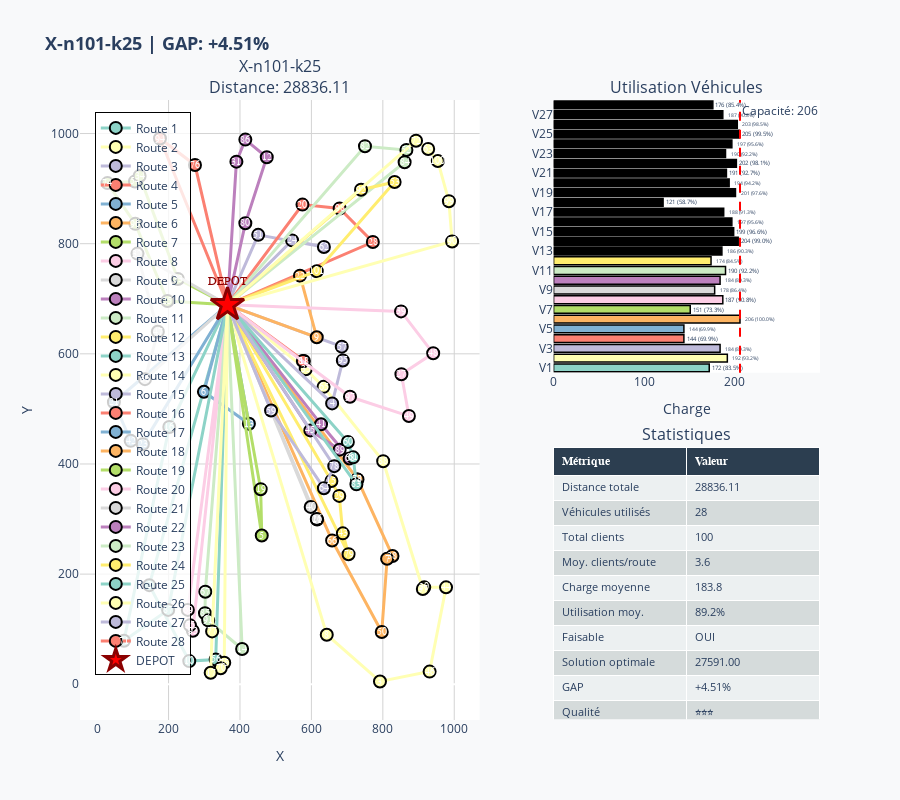

The notebook cell saved with this chart:
### Code cell
# Visualisation graphique moderne
if solution:
    plot_solution(solution, title=INSTANCE_NAME, optimal_cost=optimal_cost)

### Figure 1 — Plotly figure (JSON) as saved in the notebook; plotly's stock layout.template omitted (floating-point values rounded to 4 significant figures)
{"data": [{"hovertemplate": "<b>Route %{text}</b><br>X: %{x}<br>Y: %{y}<extra></extra>", "line": {"color": "rgb(141,211,199)", "width": 3}, "marker": {"color": "rgb(141,211,199)", "line": {"color": "black", "width": 2}, "size": 12}, "mode": "lines+markers", "name": "Route 1", "showlegend": true, "text": ["1", "1", "1", "1", "1"], "type": "scatter", "x": [365, 146, 258, 332, 365], "xaxis": "x", "y": [689, 180, 42, 45, 689], "yaxis": "y"}, {"hovertemplate": "<b>Route %{text}</b><br>X: %{x}<br>Y: %{y}<extra></extra>", "line": {"color": "rgb(255,255,179)", "width": 3}, "marker": {"color": "rgb(255,255,179)", "line": {"color": "black", "width": 2}, "size": 12}, "mode": "lines+markers", "name": "Route 2", "showlegend": true, "text": ["2", "2", "2", "2", "2", "2", "2", "2", "2", "2", "2"], "type": "scatter", "x": [365, 643, 792, 931, 977, 916, 912, 801, 634, 584, 365], "xaxis": "x", "y": [689, 90, 5, 23, 176, 176, 173, 405, 540, 572, 689], "yaxis": "y"}, {"hovertemplate": "<b>Route %{text}</b><br>X: %{x}<br>Y: %{y}<extra></extra>", "line": {"color": "rgb(190,186,218)", "width": 3}, "marker": {"color": "rgb(190,186,218)", "line": {"color": "black", "width": 2}, "size": 12}, "mode": "lines+markers", "name": "Route 3", "showlegend": true, "text": ["3", "3", "3", "3", "3"], "type": "scatter", "x": [365, 685, 688, 658, 365], "xaxis": "x", "y": [689, 613, 588, 510, 689], "yaxis": "y"}, {"hovertemplate": "<b>Route %{text}</b><br>X: %{x}<br>Y: %{y}<extra></extra>", "line": {"color": "rgb(251,128,114)", "width": 3}, "marker": {"color": "rgb(251,128,114)", "line": {"color": "black", "width": 2}, "size": 12}, "mode": "lines+markers", "name": "Route 4", "showlegend": true, "text": ["4", "4", "4", "4"], "type": "scatter", "x": [365, 579, 576, 365], "xaxis": "x", "y": [689, 587, 587, 689], "yaxis": "y"}, {"hovertemplate": "<b>Route %{text}</b><br>X: %{x}<br>Y: %{y}<extra></extra>", "line": {"color": "rgb(128,177,211)", "width": 3}, "marker": {"color": "rgb(128,177,211)", "line": {"color": "black", "width": 2}, "size": 12}, "mode": "lines+markers", "name": "Route 5", "showlegend": true, "text": ["5", "5", "5", "5"], "type": "scatter", "x": [365, 425, 299, 365], "xaxis": "x", "y": [689, 473, 531, 689], "yaxis": "y"}, {"hovertemplate": "<b>Route %{text}</b><br>X: %{x}<br>Y: %{y}<extra></extra>", "line": {"color": "rgb(253,180,98)", "width": 3}, "marker": {"color": "rgb(253,180,98)", "line": {"color": "black", "width": 2}, "size": 12}, "mode": "lines+markers", "name": "Route 6", "showlegend": true, "text": ["6", "6", "6", "6", "6", "6", "6", "6"], "type": "scatter", "x": [365, 728, 729, 827, 812, 797, 658, 365], "xaxis": "x", "y": [689, 372, 372, 233, 228, 95, 261, 689], "yaxis": "y"}, {"hovertemplate": "<b>Route %{text}</b><br>X: %{x}<br>Y: %{y}<extra></extra>", "line": {"color": "rgb(179,222,105)", "width": 3}, "marker": {"color": "rgb(179,222,105)", "line": {"color": "black", "width": 2}, "size": 12}, "mode": "lines+markers", "name": "Route 7", "showlegend": true, "text": ["7", "7", "7", "7"], "type": "scatter", "x": [365, 461, 458, 365], "xaxis": "x", "y": [689, 270, 354, 689], "yaxis": "y"}, {"hovertemplate": "<b>Route %{text}</b><br>X: %{x}<br>Y: %{y}<extra></extra>", "line": {"color": "rgb(252,205,229)", "width": 3}, "marker": {"color": "rgb(252,205,229)", "line": {"color": "black", "width": 2}, "size": 12}, "mode": "lines+markers", "name": "Route 8", "showlegend": true, "text": ["8", "8", "8", "8", "8"], "type": "scatter", "x": [365, 268, 260, 254, 365], "xaxis": "x", "y": [689, 97, 107, 135, 689], "yaxis": "y"}, {"hovertemplate": "<b>Route %{text}</b><br>X: %{x}<br>Y: %{y}<extra></extra>", "line": {"color": "rgb(217,217,217)", "width": 3}, "marker": {"color": "rgb(217,217,217)", "line": {"color": "black", "width": 2}, "size": 12}, "mode": "lines+markers", "name": "Route 9", "showlegend": true, "text": ["9", "9", "9", "9", "9"], "type": "scatter", "x": [365, 616, 615, 598, 365], "xaxis": "x", "y": [689, 299, 300, 322, 689], "yaxis": "y"}, {"hovertemplate": "<b>Route %{text}</b><br>X: %{x}<br>Y: %{y}<extra></extra>", "line": {"color": "rgb(188,128,189)", "width": 3}, "marker": {"color": "rgb(188,128,189)", "line": {"color": "black", "width": 2}, "size": 12}, "mode": "lines+markers", "name": "Route 10", "showlegend": true, "text": ["10", "10", "10", "10", "10", "10"], "type": "scatter", "x": [365, 415, 475, 415, 390, 365], "xaxis": "x", "y": [689, 837, 957, 989, 949, 689], "yaxis": "y"}, {"hovertemplate": "<b>Route %{text}</b><br>X: %{x}<br>Y: %{y}<extra></extra>", "line": {"color": "rgb(204,235,197)", "width": 3}, "marker": {"color": "rgb(204,235,197)", "line": {"color": "black", "width": 2}, "size": 12}, "mode": "lines+markers", "name": "Route 11", "showlegend": true, "text": ["11", "11", "11", "11", "11", "11"], "type": "scatter", "x": [365, 303, 302, 311, 406, 365], "xaxis": "x", "y": [689, 168, 129, 116, 64, 689], "yaxis": "y"}, {"hovertemplate": "<b>Route %{text}</b><br>X: %{x}<br>Y: %{y}<extra></extra>", "line": {"color": "rgb(255,237,111)", "width": 3}, "marker": {"color": "rgb(255,237,111)", "line": {"color": "black", "width": 2}, "size": 12}, "mode": "lines+markers", "name": "Route 12", "showlegend": true, "text": ["12", "12", "12", "12", "12", "12"], "type": "scatter", "x": [365, 656, 678, 688, 704, 365], "xaxis": "x", "y": [689, 369, 342, 274, 236, 689], "yaxis": "y"}, {"hovertemplate": "<b>Route %{text}</b><br>X: %{x}<br>Y: %{y}<extra></extra>", "line": {"color": "rgb(141,211,199)", "width": 3}, "marker": {"color": "rgb(141,211,199)", "line": {"color": "black", "width": 2}, "size": 12}, "mode": "lines+markers", "name": "Route 13", "showlegend": true, "text": ["13", "13", "13", "13", "13"], "type": "scatter", "x": [365, 202, 75, 199, 365], "xaxis": "x", "y": [689, 467, 79, 135, 689], "yaxis": "y"}, {"hovertemplate": "<b>Route %{text}</b><br>X: %{x}<br>Y: %{y}<extra></extra>", "line": {"color": "rgb(255,255,179)", "width": 3}, "marker": {"color": "rgb(255,255,179)", "line": {"color": "black", "width": 2}, "size": 12}, "mode": "lines+markers", "name": "Route 14", "showlegend": true, "text": ["14", "14", "14", "14", "14", "14"], "type": "scatter", "x": [365, 356, 346, 318, 322, 365], "xaxis": "x", "y": [689, 39, 29, 21, 96, 689], "yaxis": "y"}, {"hovertemplate": "<b>Route %{text}</b><br>X: %{x}<br>Y: %{y}<extra></extra>", "line": {"color": "rgb(190,186,218)", "width": 3}, "marker": {"color": "rgb(190,186,218)", "line": {"color": "black", "width": 2}, "size": 12}, "mode": "lines+markers", "name": "Route 15", "showlegend": true, "text": ["15", "15", "15", "15", "15"], "type": "scatter", "x": [365, 546, 635, 451, 365], "xaxis": "x", "y": [689, 806, 794, 816, 689], "yaxis": "y"}, {"hovertemplate": "<b>Route %{text}</b><br>X: %{x}<br>Y: %{y}<extra></extra>", "line": {"color": "rgb(251,128,114)", "width": 3}, "marker": {"color": "rgb(251,128,114)", "line": {"color": "black", "width": 2}, "size": 12}, "mode": "lines+markers", "name": "Route 16", "showlegend": true, "text": ["16", "16", "16", "16", "16"], "type": "scatter", "x": [365, 772, 679, 575, 365], "xaxis": "x", "y": [689, 803, 864, 871, 689], "yaxis": "y"}, {"hovertemplate": "<b>Route %{text}</b><br>X: %{x}<br>Y: %{y}<extra></extra>", "line": {"color": "rgb(128,177,211)", "width": 3}, "marker": {"color": "rgb(128,177,211)", "line": {"color": "black", "width": 2}, "size": 12}, "mode": "lines+markers", "name": "Route 17", "showlegend": true, "text": ["17", "17", "17", "17", "17"], "type": "scatter", "x": [365, 128, 94, 47, 365], "xaxis": "x", "y": [689, 436, 442, 512, 689], "yaxis": "y"}, {"hovertemplate": "<b>Route %{text}</b><br>X: %{x}<br>Y: %{y}<extra></extra>", "line": {"color": "rgb(253,180,98)", "width": 3}, "marker": {"color": "rgb(253,180,98)", "line": {"color": "black", "width": 2}, "size": 12}, "mode": "lines+markers", "name": "Route 18", "showlegend": true, "text": ["18", "18", "18", "18"], "type": "scatter", "x": [365, 615, 568, 365], "xaxis": "x", "y": [689, 630, 742, 689], "yaxis": "y"}, {"hovertemplate": "<b>Route %{text}</b><br>X: %{x}<br>Y: %{y}<extra></extra>", "line": {"color": "rgb(179,222,105)", "width": 3}, "marker": {"color": "rgb(179,222,105)", "line": {"color": "black", "width": 2}, "size": 12}, "mode": "lines+markers", "name": "Route 19", "showlegend": true, "text": ["19", "19", "19", "19", "19", "19", "19", "19"], "type": "scatter", "x": [365, 197, 107, 29, 106, 119, 226, 365], "xaxis": "x", "y": [689, 696, 836, 910, 913, 923, 736, 689], "yaxis": "y"}, {"hovertemplate": "<b>Route %{text}</b><br>X: %{x}<br>Y: %{y}<extra></extra>", "line": {"color": "rgb(252,205,229)", "width": 3}, "marker": {"color": "rgb(252,205,229)", "line": {"color": "black", "width": 2}, "size": 12}, "mode": "lines+markers", "name": "Route 20", "showlegend": true, "text": ["20", "20", "20", "20", "20", "20", "20"], "type": "scatter", "x": [365, 851, 941, 852, 873, 708, 365], "xaxis": "x", "y": [689, 677, 601, 563, 487, 522, 689], "yaxis": "y"}, {"hovertemplate": "<b>Route %{text}</b><br>X: %{x}<br>Y: %{y}<extra></extra>", "line": {"color": "rgb(217,217,217)", "width": 3}, "marker": {"color": "rgb(217,217,217)", "line": {"color": "black", "width": 2}, "size": 12}, "mode": "lines+markers", "name": "Route 21", "showlegend": true, "text": ["21", "21", "21", "21", "21"], "type": "scatter", "x": [365, 134, 170, 113, 365], "xaxis": "x", "y": [689, 554, 640, 782, 689], "yaxis": "y"}, {"hovertemplate": "<b>Route %{text}</b><br>X: %{x}<br>Y: %{y}<extra></extra>", "line": {"color": "rgb(188,128,189)", "width": 3}, "marker": {"color": "rgb(188,128,189)", "line": {"color": "black", "width": 2}, "size": 12}, "mode": "lines+markers", "name": "Route 22", "showlegend": true, "text": ["22", "22", "22", "22", "22", "22"], "type": "scatter", "x": [365, 597, 679, 707, 627, 365], "xaxis": "x", "y": [689, 461, 426, 410, 472, 689], "yaxis": "y"}, {"hovertemplate": "<b>Route %{text}</b><br>X: %{x}<br>Y: %{y}<extra></extra>", "line": {"color": "rgb(204,235,197)", "width": 3}, "marker": {"color": "rgb(204,235,197)", "line": {"color": "black", "width": 2}, "size": 12}, "mode": "lines+markers", "name": "Route 23", "showlegend": true, "text": ["23", "23", "23", "23", "23"], "type": "scatter", "x": [365, 750, 866, 861, 365], "xaxis": "x", "y": [689, 977, 970, 948, 689], "yaxis": "y"}, {"hovertemplate": "<b>Route %{text}</b><br>X: %{x}<br>Y: %{y}<extra></extra>", "line": {"color": "rgb(255,237,111)", "width": 3}, "marker": {"color": "rgb(255,237,111)", "line": {"color": "black", "width": 2}, "size": 12}, "mode": "lines+markers", "name": "Route 24", "showlegend": true, "text": ["24", "24", "24", "24", "24"], "type": "scatter", "x": [365, 615, 833, 739, 365], "xaxis": "x", "y": [689, 750, 912, 898, 689], "yaxis": "y"}, {"hovertemplate": "<b>Route %{text}</b><br>X: %{x}<br>Y: %{y}<extra></extra>", "line": {"color": "rgb(141,211,199)", "width": 3}, "marker": {"color": "rgb(141,211,199)", "line": {"color": "black", "width": 2}, "size": 12}, "mode": "lines+markers", "name": "Route 25", "showlegend": true, "text": ["25", "25", "25", "25", "25"], "type": "scatter", "x": [365, 702, 717, 726, 365], "xaxis": "x", "y": [689, 440, 412, 363, 689], "yaxis": "y"}, {"hovertemplate": "<b>Route %{text}</b><br>X: %{x}<br>Y: %{y}<extra></extra>", "line": {"color": "rgb(255,255,179)", "width": 3}, "marker": {"color": "rgb(255,255,179)", "line": {"color": "black", "width": 2}, "size": 12}, "mode": "lines+markers", "name": "Route 26", "showlegend": true, "text": ["26", "26", "26", "26", "26", "26", "26"], "type": "scatter", "x": [365, 893, 927, 954, 985, 994, 365], "xaxis": "x", "y": [689, 987, 972, 950, 877, 804, 689], "yaxis": "y"}, {"hovertemplate": "<b>Route %{text}</b><br>X: %{x}<br>Y: %{y}<extra></extra>", "line": {"color": "rgb(190,186,218)", "width": 3}, "marker": {"color": "rgb(190,186,218)", "line": {"color": "black", "width": 2}, "size": 12}, "mode": "lines+markers", "name": "Route 27", "showlegend": true, "text": ["27", "27", "27", "27", "27"], "type": "scatter", "x": [365, 664, 635, 487, 365], "xaxis": "x", "y": [689, 396, 356, 497, 689], "yaxis": "y"}, {"hovertemplate": "<b>Route %{text}</b><br>X: %{x}<br>Y: %{y}<extra></extra>", "line": {"color": "rgb(251,128,114)", "width": 3}, "marker": {"color": "rgb(251,128,114)", "line": {"color": "black", "width": 2}, "size": 12}, "mode": "lines+markers", "name": "Route 28", "showlegend": true, "text": ["28", "28", "28", "28"], "type": "scatter", "x": [365, 274, 176, 365], "xaxis": "x", "y": [689, 943, 991, 689], "yaxis": "y"}, {"hovertemplate": "<b>DEPOT</b><br>X: %{x}<br>Y: %{y}<extra></extra>", "marker": {"color": "red", "line": {"color": "darkred", "width": 3}, "size": 25, "symbol": "star"}, "mode": "markers+text", "name": "DEPOT", "showlegend": true, "text": ["DEPOT"], "textfont": {"color": "darkred", "family": "Arial Black", "size": 12}, "textposition": "top center", "type": "scatter", "x": [365], "xaxis": "x", "y": [689], "yaxis": "y"}, {"hovertemplate": "<b>%{y}</b><br>Charge: %{x}<extra></extra>", "marker": {"color": ["rgb(141,211,199)", "rgb(255,255,179)", "rgb(190,186,218)", "rgb(251,128,114)", "rgb(128,177,211)", "rgb(253,180,98)", "rgb(179,222,105)", "rgb(252,205,229)", "rgb(217,217,217)", "rgb(188,128,189)", "rgb(204,235,197)", "rgb(255,237,111)"], "line": {"color": "black", "width": 1.5}}, "orientation": "h", "showlegend": false, "text": ["172 (83.5%)", "192 (93.2%)", "184 (89.3%)", "144 (69.9%)", "144 (69.9%)", "206 (100.0%)", "151 (73.3%)", "187 (90.8%)", "178 (86.4%)", "184 (89.3%)", "190 (92.2%)", "174 (84.5%)", "186 (90.3%)", "204 (99.0%)", "199 (96.6%)", "197 (95.6%)", "188 (91.3%)", "121 (58.7%)", "201 (97.6%)", "194 (94.2%)", "191 (92.7%)", "202 (98.1%)", "190 (92.2%)", "197 (95.6%)", "205 (99.5%)", "203 (98.5%)", "187 (90.8%)", "176 (85.4%)"], "textposition": "outside", "type": "bar", "x": [172, 192, 184, 144, 144, 206, 151, 187, 178, 184, 190, 174, 186, 204, 199, 197, 188, 121, 201, 194, 191, 202, 190, 197, 205, 203, 187, 176], "xaxis": "x2", "y": ["V1", "V2", "V3", "V4", "V5", "V6", "V7", "V8", "V9", "V10", "V11", "V12", "V13", "V14", "V15", "V16", "V17", "V18", "V19", "V20", "V21", "V22", "V23", "V24", "V25", "V26", "V27", "V28"], "yaxis": "y2"}, {"cells": {"align": "left", "fill": {"color": [["#ecf0f1", "#d5dbdb", "#ecf0f1", "#d5dbdb", "#ecf0f1", "#d5dbdb", "#ecf0f1", "#d5dbdb", "#ecf0f1", "#d5dbdb", "#ecf0f1", "#d5dbdb"]]}, "font": {"size": 11}, "height": 25, "values": [["Distance totale", "Véhicules utilisés", "Total clients", "Moy. clients/route", "Charge moyenne", "Utilisation moy.", "Faisable", "Solution optimale", "GAP", "Qualité"], ["28836.11", "28", "100", "3.6", "183.8", "89.2%", "OUI", "27591.00", "+4.51%", "⭐⭐⭐"]]}, "domain": {"x": [0.64, 1], "y": [0, 0.44]}, "header": {"align": "left", "fill": {"color": "#2c3e50"}, "font": {"color": "white", "family": "Arial Black", "size": 12}, "values": ["<b>Métrique</b>", "<b>Valeur</b>"]}, "type": "table"}], "layout": {"annotations": [{"font": {"size": 16}, "showarrow": false, "text": "X-n101-k25<br>Distance: 28836.11", "x": 0.27, "xanchor": "center", "xref": "paper", "y": 1, "yanchor": "bottom", "yref": "paper"}, {"font": {"size": 16}, "showarrow": false, "text": "Utilisation Véhicules", "x": 0.82, "xanchor": "center", "xref": "paper", "y": 1, "yanchor": "bottom", "yref": "paper"}, {"font": {"size": 16}, "showarrow": false, "text": "Statistiques", "x": 0.82, "xanchor": "center", "xref": "paper", "y": 0.44, "yanchor": "bottom", "yref": "paper"}, {"font": {"color": "white", "family": "Arial Black", "size": 10}, "showarrow": false, "text": "2", "x": 146, "xref": "x", "y": 180, "yref": "y"}, {"font": {"color": "white", "family": "Arial Black", "size": 10}, "showarrow": false, "text": "10", "x": 258, "xref": "x", "y": 42, "yref": "y"}, {"font": {"color": "white", "family": "Arial Black", "size": 10}, "showarrow": false, "text": "56", "x": 332, "xref": "x", "y": 45, "yref": "y"}, {"font": {"color": "white", "family": "Arial Black", "size": 10}, "showarrow": false, "text": "8", "x": 643, "xref": "x", "y": 90, "yref": "y"}, {"font": {"color": "white", "family": "Arial Black", "size": 10}, "showarrow": false, "text": "3", "x": 792, "xref": "x", "y": 5, "yref": "y"}, {"font": {"color": "white", "family": "Arial Black", "size": 10}, "showarrow": false, "text": "46", "x": 931, "xref": "x", "y": 23, "yref": "y"}, {"font": {"color": "white", "family": "Arial Black", "size": 10}, "showarrow": false, "text": "44", "x": 977, "xref": "x", "y": 176, "yref": "y"}, {"font": {"color": "white", "family": "Arial Black", "size": 10}, "showarrow": false, "text": "30", "x": 916, "xref": "x", "y": 176, "yref": "y"}, {"font": {"color": "white", "family": "Arial Black", "size": 10}, "showarrow": false, "text": "37", "x": 912, "xref": "x", "y": 173, "yref": "y"}, {"font": {"color": "white", "family": "Arial Black", "size": 10}, "showarrow": false, "text": "88", "x": 801, "xref": "x", "y": 405, "yref": "y"}, {"font": {"color": "white", "family": "Arial Black", "size": 10}, "showarrow": false, "text": "65", "x": 634, "xref": "x", "y": 540, "yref": "y"}, {"font": {"color": "white", "family": "Arial Black", "size": 10}, "showarrow": false, "text": "35", "x": 584, "xref": "x", "y": 572, "yref": "y"}, {"font": {"color": "white", "family": "Arial Black", "size": 10}, "showarrow": false, "text": "57", "x": 685, "xref": "x", "y": 613, "yref": "y"}, {"font": {"color": "white", "family": "Arial Black", "size": 10}, "showarrow": false, "text": "95", "x": 688, "xref": "x", "y": 588, "yref": "y"}, {"font": {"color": "white", "family": "Arial Black", "size": 10}, "showarrow": false, "text": "4", "x": 658, "xref": "x", "y": 510, "yref": "y"}, {"font": {"color": "white", "family": "Arial Black", "size": 10}, "showarrow": false, "text": "18", "x": 579, "xref": "x", "y": 587, "yref": "y"}, {"font": {"color": "white", "family": "Arial Black", "size": 10}, "showarrow": false, "text": "81", "x": 576, "xref": "x", "y": 587, "yref": "y"}, {"font": {"color": "white", "family": "Arial Black", "size": 10}, "showarrow": false, "text": "13", "x": 425, "xref": "x", "y": 473, "yref": "y"}, {"font": {"color": "white", "family": "Arial Black", "size": 10}, "showarrow": false, "text": "6", "x": 299, "xref": "x", "y": 531, "yref": "y"}, {"font": {"color": "white", "family": "Arial Black", "size": 10}, "showarrow": false, "text": "58", "x": 728, "xref": "x", "y": 372, "yref": "y"}, {"font": {"color": "white", "family": "Arial Black", "size": 10}, "showarrow": false, "text": "73", "x": 729, "xref": "x", "y": 372, "yref": "y"}, {"font": {"color": "white", "family": "Arial Black", "size": 10}, "showarrow": false, "text": "38", "x": 827, "xref": "x", "y": 233, "yref": "y"}, {"font": {"color": "white", "family": "Arial Black", "size": 10}, "showarrow": false, "text": "7", "x": 812, "xref": "x", "y": 228, "yref": "y"}, {"font": {"color": "white", "family": "Arial Black", "size": 10}, "showarrow": false, "text": "50", "x": 797, "xref": "x", "y": 95, "yref": "y"}, {"font": {"color": "white", "family": "Arial Black", "size": 10}, "showarrow": false, "text": "66", "x": 658, "xref": "x", "y": 261, "yref": "y"}, {"font": {"color": "white", "family": "Arial Black", "size": 10}, "showarrow": false, "text": "5", "x": 461, "xref": "x", "y": 270, "yref": "y"}, {"font": {"color": "white", "family": "Arial Black", "size": 10}, "showarrow": false, "text": "19", "x": 458, "xref": "x", "y": 354, "yref": "y"}, {"font": {"color": "white", "family": "Arial Black", "size": 10}, "showarrow": false, "text": "93", "x": 268, "xref": "x", "y": 97, "yref": "y"}, {"font": {"color": "white", "family": "Arial Black", "size": 10}, "showarrow": false, "text": "55", "x": 260, "xref": "x", "y": 107, "yref": "y"}, {"font": {"color": "white", "family": "Arial Black", "size": 10}, "showarrow": false, "text": "69", "x": 254, "xref": "x", "y": 135, "yref": "y"}, {"font": {"color": "white", "family": "Arial Black", "size": 10}, "showarrow": false, "text": "11", "x": 616, "xref": "x", "y": 299, "yref": "y"}, {"font": {"color": "white", "family": "Arial Black", "size": 10}, "showarrow": false, "text": "26", "x": 615, "xref": "x", "y": 300, "yref": "y"}, {"font": {"color": "white", "family": "Arial Black", "size": 10}, "showarrow": false, "text": "40", "x": 598, "xref": "x", "y": 322, "yref": "y"}, {"font": {"color": "white", "family": "Arial Black", "size": 10}, "showarrow": false, "text": "80", "x": 415, "xref": "x", "y": 837, "yref": "y"}, {"font": {"color": "white", "family": "Arial Black", "size": 10}, "showarrow": false, "text": "12", "x": 475, "xref": "x", "y": 957, "yref": "y"}, {"font": {"color": "white", "family": "Arial Black", "size": 10}, "showarrow": false, "text": "86", "x": 415, "xref": "x", "y": 989, "yref": "y"}, {"font": {"color": "white", "family": "Arial Black", "size": 10}, "showarrow": false, "text": "31", "x": 390, "xref": "x", "y": 949, "yref": "y"}, {"font": {"color": "white", "family": "Arial Black", "size": 10}, "showarrow": false, "text": "67", "x": 303, "xref": "x", "y": 168, "yref": "y"}, {"font": {"color": "white", "family": "Arial Black", "size": 10}, "showarrow": false, "text": "85", "x": 302, "xref": "x", "y": 129, "yref": "y"}, {"font": {"color": "white", "family": "Arial Black", "size": 10}, "showarrow": false, "text": "91", "x": 311, "xref": "x", "y": 116, "yref": "y"}, {"font": {"color": "white", "family": "Arial Black", "size": 10}, "showarrow": false, "text": "14", "x": 406, "xref": "x", "y": 64, "yref": "y"}, {"font": {"color": "white", "family": "Arial Black", "size": 10}, "showarrow": false, "text": "15", "x": 656, "xref": "x", "y": 369, "yref": "y"}, {"font": {"color": "white", "family": "Arial Black", "size": 10}, "showarrow": false, "text": "29", "x": 678, "xref": "x", "y": 342, "yref": "y"}, {"font": {"color": "white", "family": "Arial Black", "size": 10}, "showarrow": false, "text": "43", "x": 688, "xref": "x", "y": 274, "yref": "y"}, {"font": {"color": "white", "family": "Arial Black", "size": 10}, "showarrow": false, "text": "79", "x": 704, "xref": "x", "y": 236, "yref": "y"}, {"font": {"color": "white", "family": "Arial Black", "size": 10}, "showarrow": false, "text": "16", "x": 202, "xref": "x", "y": 467, "yref": "y"}, {"font": {"color": "white", "family": "Arial Black", "size": 10}, "showarrow": false, "text": "71", "x": 75, "xref": "x", "y": 79, "yref": "y"}, {"font": {"color": "white", "family": "Arial Black", "size": 10}, "showarrow": false, "text": "87", "x": 199, "xref": "x", "y": 135, "yref": "y"}, {"font": {"color": "white", "family": "Arial Black", "size": 10}, "showarrow": false, "text": "75", "x": 356, "xref": "x", "y": 39, "yref": "y"}, {"font": {"color": "white", "family": "Arial Black", "size": 10}, "showarrow": false, "text": "70", "x": 346, "xref": "x", "y": 29, "yref": "y"}, {"font": {"color": "white", "family": "Arial Black", "size": 10}, "showarrow": false, "text": "17", "x": 318, "xref": "x", "y": 21, "yref": "y"}, {"font": {"color": "white", "family": "Arial Black", "size": 10}, "showarrow": false, "text": "77", "x": 322, "xref": "x", "y": 96, "yref": "y"}, {"font": {"color": "white", "family": "Arial Black", "size": 10}, "showarrow": false, "text": "24", "x": 546, "xref": "x", "y": 806, "yref": "y"}, {"font": {"color": "white", "family": "Arial Black", "size": 10}, "showarrow": false, "text": "62", "x": 635, "xref": "x", "y": 794, "yref": "y"}, {"font": {"color": "white", "family": "Arial Black", "size": 10}, "showarrow": false, "text": "51", "x": 451, "xref": "x", "y": 816, "yref": "y"}, {"font": {"color": "white", "family": "Arial Black", "size": 10}, "showarrow": false, "text": "28", "x": 772, "xref": "x", "y": 803, "yref": "y"}, {"font": {"color": "white", "family": "Arial Black", "size": 10}, "showarrow": false, "text": "98", "x": 679, "xref": "x", "y": 864, "yref": "y"}, {"font": {"color": "white", "family": "Arial Black", "size": 10}, "showarrow": false, "text": "20", "x": 575, "xref": "x", "y": 871, "yref": "y"}, {"font": {"color": "white", "family": "Arial Black", "size": 10}, "showarrow": false, "text": "23", "x": 128, "xref": "x", "y": 436, "yref": "y"}, {"font": {"color": "white", "family": "Arial Black", "size": 10}, "showarrow": false, "text": "42", "x": 94, "xref": "x", "y": 442, "yref": "y"}, {"font": {"color": "white", "family": "Arial Black", "size": 10}, "showarrow": false, "text": "21", "x": 47, "xref": "x", "y": 512, "yref": "y"}, {"font": {"color": "white", "family": "Arial Black", "size": 10}, "showarrow": false, "text": "9", "x": 615, "xref": "x", "y": 630, "yref": "y"}, {"font": {"color": "white", "family": "Arial Black", "size": 10}, "showarrow": false, "text": "22", "x": 568, "xref": "x", "y": 742, "yref": "y"}, {"font": {"color": "white", "family": "Arial Black", "size": 10}, "showarrow": false, "text": "25", "x": 197, "xref": "x", "y": 696, "yref": "y"}, {"font": {"color": "white", "family": "Arial Black", "size": 10}, "showarrow": false, "text": "96", "x": 107, "xref": "x", "y": 836, "yref": "y"}, {"font": {"color": "white", "family": "Arial Black", "size": 10}, "showarrow": false, "text": "74", "x": 29, "xref": "x", "y": 910, "yref": "y"}, {"font": {"color": "white", "family": "Arial Black", "size": 10}, "showarrow": false, "text": "54", "x": 106, "xref": "x", "y": 913, "yref": "y"}, {"font": {"color": "white", "family": "Arial Black", "size": 10}, "showarrow": false, "text": "34", "x": 119, "xref": "x", "y": 923, "yref": "y"}, {"font": {"color": "white", "family": "Arial Black", "size": 10}, "showarrow": false, "text": "33", "x": 226, "xref": "x", "y": 736, "yref": "y"}, {"font": {"color": "white", "family": "Arial Black", "size": 10}, "showarrow": false, "text": "39", "x": 851, "xref": "x", "y": 677, "yref": "y"}, {"font": {"color": "white", "family": "Arial Black", "size": 10}, "showarrow": false, "text": "48", "x": 941, "xref": "x", "y": 601, "yref": "y"}, {"font": {"color": "white", "family": "Arial Black", "size": 10}, "showarrow": false, "text": "27", "x": 852, "xref": "x", "y": 563, "yref": "y"}, {"font": {"color": "white", "family": "Arial Black", "size": 10}, "showarrow": false, "text": "49", "x": 873, "xref": "x", "y": 487, "yref": "y"}, {"font": {"color": "white", "family": "Arial Black", "size": 10}, "showarrow": false, "text": "97", "x": 708, "xref": "x", "y": 522, "yref": "y"}, {"font": {"color": "white", "family": "Arial Black", "size": 10}, "showarrow": false, "text": "36", "x": 134, "xref": "x", "y": 554, "yref": "y"}, {"font": {"color": "white", "family": "Arial Black", "size": 10}, "showarrow": false, "text": "47", "x": 170, "xref": "x", "y": 640, "yref": "y"}, {"font": {"color": "white", "family": "Arial Black", "size": 10}, "showarrow": false, "text": "32", "x": 113, "xref": "x", "y": 782, "yref": "y"}, {"font": {"color": "white", "family": "Arial Black", "size": 10}, "showarrow": false, "text": "45", "x": 597, "xref": "x", "y": 461, "yref": "y"}, {"font": {"color": "white", "family": "Arial Black", "size": 10}, "showarrow": false, "text": "89", "x": 679, "xref": "x", "y": 426, "yref": "y"}, {"font": {"color": "white", "family": "Arial Black", "size": 10}, "showarrow": false, "text": "68", "x": 707, "xref": "x", "y": 410, "yref": "y"}, {"font": {"color": "white", "family": "Arial Black", "size": 10}, "showarrow": false, "text": "41", "x": 627, "xref": "x", "y": 472, "yref": "y"}, {"font": {"color": "white", "family": "Arial Black", "size": 10}, "showarrow": false, "text": "82", "x": 750, "xref": "x", "y": 977, "yref": "y"}, {"font": {"color": "white", "family": "Arial Black", "size": 10}, "showarrow": false, "text": "52", "x": 866, "xref": "x", "y": 970, "yref": "y"}, {"font": {"color": "white", "family": "Arial Black", "size": 10}, "showarrow": false, "text": "84", "x": 861, "xref": "x", "y": 948, "yref": "y"}, {"font": {"color": "white", "family": "Arial Black", "size": 10}, "showarrow": false, "text": "101", "x": 615, "xref": "x", "y": 750, "yref": "y"}, {"font": {"color": "white", "family": "Arial Black", "size": 10}, "showarrow": false, "text": "53", "x": 833, "xref": "x", "y": 912, "yref": "y"}, {"font": {"color": "white", "family": "Arial Black", "size": 10}, "showarrow": false, "text": "92", "x": 739, "xref": "x", "y": 898, "yref": "y"}, {"font": {"color": "white", "family": "Arial Black", "size": 10}, "showarrow": false, "text": "60", "x": 702, "xref": "x", "y": 440, "yref": "y"}, {"font": {"color": "white", "family": "Arial Black", "size": 10}, "showarrow": false, "text": "61", "x": 717, "xref": "x", "y": 412, "yref": "y"}, {"font": {"color": "white", "family": "Arial Black", "size": 10}, "showarrow": false, "text": "83", "x": 726, "xref": "x", "y": 363, "yref": "y"}, {"font": {"color": "white", "family": "Arial Black", "size": 10}, "showarrow": false, "text": "72", "x": 893, "xref": "x", "y": 987, "yref": "y"}, {"font": {"color": "white", "family": "Arial Black", "size": 10}, "showarrow": false, "text": "63", "x": 927, "xref": "x", "y": 972, "yref": "y"}, {"font": {"color": "white", "family": "Arial Black", "size": 10}, "showarrow": false, "text": "100", "x": 954, "xref": "x", "y": 950, "yref": "y"}, {"font": {"color": "white", "family": "Arial Black", "size": 10}, "showarrow": false, "text": "99", "x": 985, "xref": "x", "y": 877, "yref": "y"}, {"font": {"color": "white", "family": "Arial Black", "size": 10}, "showarrow": false, "text": "90", "x": 994, "xref": "x", "y": 804, "yref": "y"}, {"font": {"color": "white", "family": "Arial Black", "size": 10}, "showarrow": false, "text": "78", "x": 664, "xref": "x", "y": 396, "yref": "y"}, {"font": {"color": "white", "family": "Arial Black", "size": 10}, "showarrow": false, "text": "64", "x": 635, "xref": "x", "y": 356, "yref": "y"}, {"font": {"color": "white", "family": "Arial Black", "size": 10}, "showarrow": false, "text": "59", "x": 487, "xref": "x", "y": 497, "yref": "y"}, {"font": {"color": "white", "family": "Arial Black", "size": 10}, "showarrow": false, "text": "76", "x": 274, "xref": "x", "y": 943, "yref": "y"}, {"font": {"color": "white", "family": "Arial Black", "size": 10}, "showarrow": false, "text": "94", "x": 176, "xref": "x", "y": 991, "yref": "y"}, {"showarrow": false, "text": "Capacité: 206", "x": 206, "xanchor": "left", "xref": "x2", "y": 1, "yanchor": "top", "yref": "y2 domain"}], "height": 800, "legend": {"bgcolor": "rgba(255,255,255,0.8)", "bordercolor": "black", "borderwidth": 1, "x": 0.02, "y": 0.98}, "paper_bgcolor": "#f8f9fa", "plot_bgcolor": "white", "shapes": [{"line": {"color": "red", "dash": "dash", "width": 2}, "type": "line", "x0": 206, "x1": 206, "xref": "x2", "y0": 0, "y1": 1, "yref": "y2 domain"}], "showlegend": true, "title": {"font": {"size": 18}, "text": "<b>X-n101-k25 | GAP: +4.51%</b>"}, "xaxis": {"anchor": "y", "domain": [0, 0.54], "gridcolor": "lightgray", "showgrid": true, "title": {"text": "X"}}, "xaxis2": {"anchor": "y2", "domain": [0.64, 1], "title": {"text": "Charge"}}, "yaxis": {"anchor": "x", "domain": [0, 1], "gridcolor": "lightgray", "showgrid": true, "title": {"text": "Y"}}, "yaxis2": {"anchor": "x2", "domain": [0.56, 1]}}}
